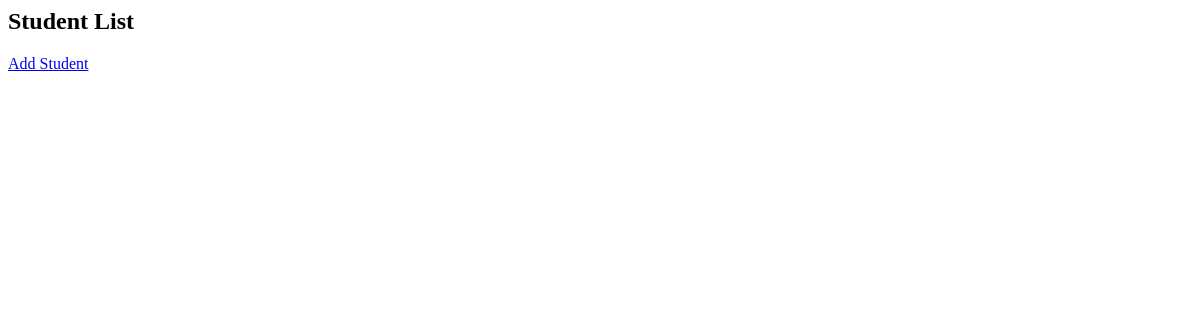
Before: /books/Studintlist with the older database file.
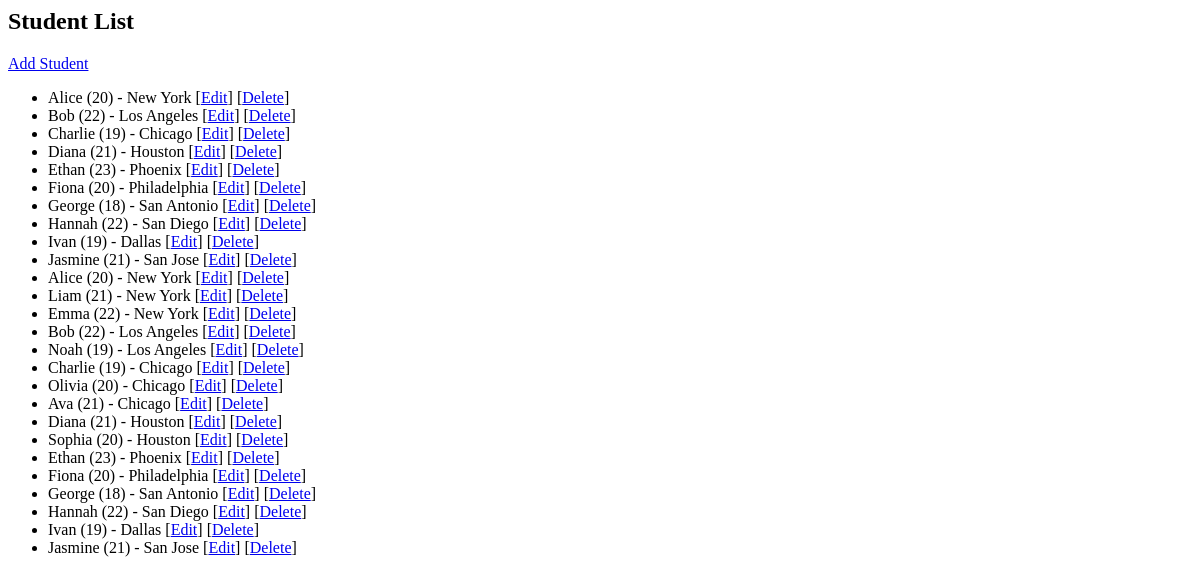
After: the same page with the newer database file.
### apps/bookmodule/models.py (models this page shows, shortened)
class Student(models.Model):
    name = models.CharField(max_length=100)
    age = models.IntegerField()
    address = models.ForeignKey(Address, on_delete=models.CASCADE)

class Address(models.Model):
    city = models.CharField(max_length=100)

### apps/bookmodule/views.py (the view)
# urls.py: path('Studintlist', views.student_list, name='student_list'),
def student_list(request):
    students = Student.objects.select_related('address').all()
    return render(request, 'bookmodule/list.html', {'students': students})

### apps/templates/bookmodule/list.html
<h2>Student List</h2>
<a href="{% url 'student_add' %}">Add Student</a>
<ul>
    {% for student in students %}
        <li>
            {{ student.name }} ({{ student.age }}) - {{ student.address.city }}
            [<a href="{% url 'student_edit' student.pk %}">Edit</a>]
            [<a href="{% url 'student_delete' student.pk %}">Delete</a>]
        </li>
    {% endfor %}
</ul>

Changed rows visible on the page:
added Student: name "Alice", age "20", address.city "New York"
added Student: name "Bob", age "22", address.city "Los Angeles"
added Student: name "Charlie", age "19", address.city "Chicago"
added Student: name "Diana", age "21", address.city "Houston"
added Student: name "Ethan", age "23", address.city "Phoenix"
added Student: name "Fiona", age "20", address.city "Philadelphia"
added Student: name "George", age "18", address.city "San Antonio"
added Student: name "Hannah", age "22", address.city "San Diego"
added Student: name "Ivan", age "19", address.city "Dallas"
added Student: name "Jasmine", age "21", address.city "San Jose"
added Student: name "Alice", age "20", address.city "New York"
added Student: name "Liam", age "21", address.city "New York"
added Student: name "Emma", age "22", address.city "New York"
added Student: name "Bob", age "22", address.city "Los Angeles"
added Student: name "Noah", age "19", address.city "Los Angeles"
added Student: name "Charlie", age "19", address.city "Chicago"
added Student: name "Olivia", age "20", address.city "Chicago"
added Student: name "Ava", age "21", address.city "Chicago"
added Student: name "Diana", age "21", address.city "Houston"
added Student: name "Sophia", age "20", address.city "Houston"
added Student: name "Ethan", age "23", address.city "Phoenix"
added Student: name "Fiona", age "20", address.city "Philadelphia"
added Student: name "George", age "18", address.city "San Antonio"
added Student: name "Hannah", age "22", address.city "San Diego"
added Student: name "Ivan", age "19", address.city "Dallas"
added Student: name "Jasmine", age "21", address.city "San Jose"
